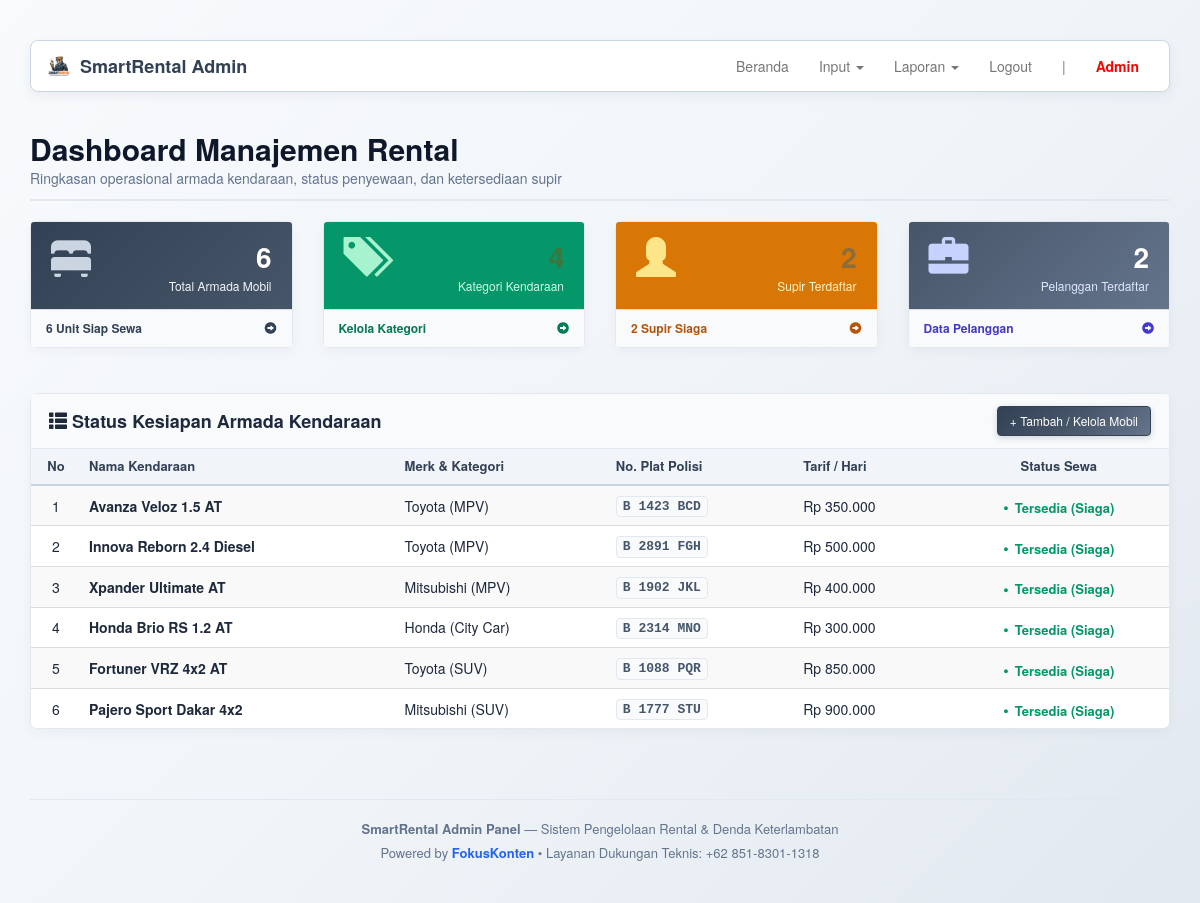
/SOURCE_CODE_APLIKASI/admin/index.php (signed in), run on the app's committed database.
### tables this page shows
CREATE TABLE `mobil` (
  `id_mobil` int(11) NOT NULL,
  `id_jenis` int(4) NOT NULL,
  `no_mobil` varchar(10) NOT NULL,
  `merk` varchar(20) NOT NULL,
  `nama_mobil` varchar(30) NOT NULL,
  `gambar` varchar(100) NOT NULL,
  `harga` int(7) NOT NULL,
  `status` enum('0','1') NOT NULL
);

CREATE TABLE `jenis` (
  `id_jenis` int(4) NOT NULL,
  `nama` varchar(30) NOT NULL
);

### SOURCE_CODE_APLIKASI/admin/page/home.php (the view, shortened to what this page needs)
<?php
$qMobil = $connection->query("SELECT COUNT(*) as total, SUM(CASE WHEN status='1' THEN 1 ELSE 0 END) as tersedia FROM mobil");
$rMobil = $qMobil->fetch_assoc();
$qJenis = $connection->query("SELECT COUNT(*) as total FROM jenis");
$rJenis = $qJenis->fetch_assoc();
$qSupir = $connection->query("SELECT COUNT(*) as total, SUM(CASE WHEN status='1' THEN 1 ELSE 0 END) as siaga FROM supir");
$rSupir = $qSupir->fetch_assoc();
$qPelanggan = $connection->query("SELECT COUNT(*) as total FROM pelanggan");
$rPelanggan = $qPelanggan->fetch_assoc();
?>
<div class="page-header" style="margin-top: 10px; border-bottom: 2px solid #e2e8f0;">
    <h2 style="font-weight: 700; color: #0f172a; margin-bottom: 5px;">Dashboard Manajemen Rental <small style="display: block; font-size: 14px; color: #64748b; margin-top: 6px;">Ringkasan operasional armada kendaraan, status penyewaan, dan ketersediaan supir</small></h2>
</div>
<div class="row" style="margin-bottom: 25px;">
    <div class="col-md-3 col-sm-6">
        <div class="panel panel-primary" style="box-shadow: 0 4px 6px -1px rgba(0,0,0,0.05); border-radius: 8px;">
            <div class="panel-heading" style="background: linear-gradient(135deg, #334155 0%, #475569 100%); border: none; padding: 15px 20px;">
                <div class="row">
                    <div class="col-xs-3">
                        <span class="glyphicon glyphicon-bed" style="font-size: 40px; color: #cbd5e1;"></span>
                    </div>
                    <div class="col-xs-9 text-right">
                        <div style="font-size: 28px; font-weight: bold;"><?= (int)$rMobil['total'] ?></div>
                        <div style="font-size: 12px; color: #f1f5f9;">Total Armada Mobil</div>
                    </div>
                </div>
            </div>
            <a href="?page=mobil" style="color: #334155; text-decoration: none;">
                <div class="panel-footer" style="background: #f8fafc; font-size: 12px; font-weight: 600;">
                    <span class="pull-left"><?= (int)$rMobil['tersedia'] ?> Unit Siap Sewa</span>
                    <span class="pull-right"><i class="glyphicon glyphicon-circle-arrow-right"></i></span>
                    <div class="clearfix"></div>
                </div>
            </a>
        </div>
    </div>
    <div class="col-md-3 col-sm-6">
        <div class="panel panel-success" style="box-shadow: 0 4px 6px -1px rgba(0,0,0,0.05); border-radius: 8px;">
            <div class="panel-heading" style="background: #059669; border: none; padding: 15px 20px;">
                <div class="row">
                    <div class="col-xs-3">
                        <span class="glyphicon glyphicon-tags" style="font-size: 40px; color: #a7f3d0;"></span>
                    </div>
                    <div class="col-xs-9 text-right">
                        <div style="font-size: 28px; font-weight: bold;"><?= (int)$rJenis['total'] ?></div>
                        <div style="font-size: 12px; color: #d1fae5;">Kategori Kendaraan</div>
                    </div>
                </div>
            </div>
            <a href="?page=jenis" style="color: #047857; text-decoration: none;">
                <div class="panel-footer" style="background: #f8fafc; font-size: 12px; font-weight: 600;">
                    <span class="pull-left">Kelola Kategori</span>
                    <span class="pull-right"><i class="glyphicon glyphicon-circle-arrow-right"></i></span>
                    <div class="clearfix"></div>
                </div>
            </a>
        </div>
    </div>
    <div class="col-md-3 col-sm-6">
        <div class="panel panel-warning" style="box-shadow: 0 4px 6px -1px rgba(0,0,0,0.05); border-radius: 8px;">
            <div class="panel-heading" style="background: #d97706; border: none; padding: 15px 20px;">
                <div class="row">
                    <div class="col-xs-3">
                        <span class="glyphicon glyphicon-user" style="font-size: 40px; color: #fde68a;"></span>
                    </div>
                    <div class="col-xs-9 text-right">
                        <div style="font-size: 28px; font-weight: bold;"><?= (int)$rSupir['total'] ?></div>
                        <div style="font-size: 12px; color: #fef3c7;">Supir Terdaftar</div>
                    </div>
                </div>
            </div>
            <a href="?page=supir" style="color: #b45309; text-decoration: none;">
                <div class="panel-footer" style="background: #f8fafc; font-size: 12px; font-weight: 600;">
                    <span class="pull-left"><?= (int)$rSupir['siaga'] ?> Supir Siaga</span>
                    <span class="pull-right"><i class="glyphicon glyphicon-circle-arrow-right"></i></span>
                    <div class="clearfix"></div>
                </div>
            </a>
        </div>
    </div>
    <div class="col-md-3 col-sm-6">
        <div class="panel panel-info" style="box-shadow: 0 4px 6px -1px rgba(0,0,0,0.05); border-radius: 8px;">
            <div class="panel-heading" style="background: #4f46e5; border: none; padding: 15px 20px;">
                <div class="row">
                    <div class="col-xs-3">
                        <span class="glyphicon glyphicon-briefcase" style="font-size: 40px; color: #c7d2fe;"></span>
                    </div>
                    <div class="col-xs-9 text-right">
                        <div style="font-size: 28px; font-weight: bold;"><?= (int)$rPelanggan['total'] ?></div>
                        <div style="font-size: 12px; color: #e0e7ff;">Pelanggan Terdaftar</div>
                    </div>
                </div>
            </div>
            <a href="?page=pelanggan" style="color: #4338ca; text-decoration: none;">
                <div class="panel-footer" style="background: #f8fafc; font-size: 12px; font-weight: 600;">
                    <span class="pull-left">Data Pelanggan</span>
                    <span class="pull-right"><i class="glyphicon glyphicon-circle-arrow-right"></i></span>
                    <div class="clearfix"></div>
                </div>
            </a>
        </div>
    </div>
</div>
<div class="panel panel-default" style="box-shadow: 0 4px 6px -1px rgba(0,0,0,0.05); border-radius: 8px;">
    <div class="panel-heading" style="background: #f8fafc; border-bottom: 1px solid #e2e8f0; padding: 12px 18px; display: flex; justify-content: space-between; align-items: center;">
        <h4 style="margin: 0; font-weight: bold; color: #1e293b;"><span class="glyphicon glyphicon-th-list"></span> Status Kesiapan Armada Kendaraan</h4>
        <a href="?page=mobil" class="btn btn-primary btn-xs" style="padding: 5px 12px;">+ Tambah / Kelola Mobil</a>
    </div>
    <div class="table-responsive">
        <table class="table table-hover table-striped" style="margin-bottom: 0;">
            <thead>
                <tr style="background: #f1f5f9; color: #475569; font-size: 13px;">
                    <th style="width: 50px;" class="text-center">No</th>
                    <th>Nama Kendaraan</th>
                    <th>Merk & Kategori</th>
                    <th>No. Plat Polisi</th>
                    <th>Tarif / Hari</th>
                    <th class="text-center">Status Sewa</th>
                </tr>
            </thead>
            <tbody>
                <?php
                $no = 1;
                $qList = $connection->query("SELECT m.*, j.nama as nama_jenis FROM mobil m JOIN jenis j USING(id_jenis) ORDER BY m.id_mobil ASC");
                while ($m = $qList->fetch_assoc()):
                ?>
                <tr>
                    <td class="text-center"><?= $no++ ?></td>
                    <td><strong><?= htmlspecialchars($m['nama_mobil']) ?></strong></td>
                    <td><?= htmlspecialchars($m['merk']) ?> (<?= htmlspecialchars($m['nama_jenis']) ?>)</td>
                    <td><span class="label label-default" style="font-family: monospace; font-size: 12px;"><?= htmlspecialchars($m['no_mobil']) ?></span></td>
                    <td>Rp <?= number_format($m['harga'], 0, ',', '.') ?></td>
                    <td class="text-center">
                        <?php if ($m['status'] == '1'): ?>
                            <span class="label label-success">Tersedia (Siaga)</span>
                        <?php else: ?>
                            <span class="label label-danger">Sedang Disewa</span>
                        <?php endif; ?>
                    </td>
                </tr>
                <?php endwhile; ?>
            </tbody>
        </table>
    </div>
</div>

### SOURCE_CODE_APLIKASI/admin/index.php (style rules this page uses)
body { margin-top: 40px; }
body { background: linear-gradient(135deg, #f8fafc 0%, #f1f5f9 50%, #e2e8f0 100%) !important; color: #1e293b !important; }
.label { display: inline-flex !important; align-items: center !important; gap: 6px !important; padding: 0 !important; background: transparent !important; border: none !important; box-shadow: none !important; border-radius: 0 !important; font-size: 13px !important; font-weight: 700 !important; white-space: nowrap !important; line-height: 1.2 !important; text-shadow: none !important; }
.label-success::before, .label-danger::before, .label-warning::before, .label-info::before, .label-primary::before { content: "●" !important; font-size: 9px !important; line-height: 1 !important; }
.label-success { color: #059669 !important; }
.label-success::before { color: #059669 !important; }
.label-default { color: #334155 !important; font-family: monospace !important; font-weight: 700 !important; background: #f1f5f9 !important; padding: 2px 6px !important; border-radius: 4px !important; border: 1px solid #cbd5e1 !important; }
.label-default { background: #f8fafc !important; color: #475569 !important; border: 1px solid #e2e8f0 !important; }
.label-default::before { color: #64748b !important; }
.btn { white-space: nowrap !important; border-radius: 4px !important; font-weight: 500 !important; transition: all 0.15s ease-in-out !important; }
.btn-primary, .btn-submit, button[type="submit"] { background: linear-gradient(135deg, #334155 0%, #475569 50%, #64748b 100%) !important; border-color: #334155 !important; color: #ffffff !important; box-shadow: 0 2px 6px rgba(51, 65, 85, 0.2) !important; }
.panel-primary > .panel-heading { background: linear-gradient(135deg, #334155 0%, #475569 100%) !important; border-color: #334155 !important; color: #ffffff !important; }
.panel-info > .panel-heading { background: linear-gradient(135deg, #475569 0%, #64748b 100%) !important; border-color: #475569 !important; color: #ffffff !important; }
.panel { border: 1px solid #e2e8f0 !important; box-shadow: 0 4px 12px rgba(15, 23, 42, 0.04) !important; border-radius: 8px !important; }
.table { background: #ffffff !important; border-radius: 6px !important; }
.table > thead > tr > th { background: #f1f5f9 !important; color: #334155 !important; font-weight: 600 !important; border-bottom: 2px solid #cbd5e1 !important; white-space: nowrap !important; }
.table > tbody > tr > td { vertical-align: middle !important; }

### data on the page
mobil: nama_mobil "Avanza Veloz 1.5 AT", merk "Toyota", id_jenis.nama "MPV", no_mobil "B 1423 BCD", harga "350.000", status "Tersedia (Siaga)"
mobil: nama_mobil "Innova Reborn 2.4 Diesel", merk "Toyota", id_jenis.nama "MPV", no_mobil "B 2891 FGH", harga "500.000", status "Tersedia (Siaga)"
mobil: nama_mobil "Xpander Ultimate AT", merk "Mitsubishi", id_jenis.nama "MPV", no_mobil "B 1902 JKL", harga "400.000", status "Tersedia (Siaga)"
mobil: nama_mobil "Honda Brio RS 1.2 AT", merk "Honda", id_jenis.nama "City Car", no_mobil "B 2314 MNO", harga "300.000", status "Tersedia (Siaga)"
mobil: nama_mobil "Fortuner VRZ 4x2 AT", merk "Toyota", id_jenis.nama "SUV", no_mobil "B 1088 PQR", harga "850.000", status "Tersedia (Siaga)"
mobil: nama_mobil "Pajero Sport Dakar 4x2", merk "Mitsubishi", id_jenis.nama "SUV", no_mobil "B 1777 STU", harga "900.000", status "Tersedia (Siaga)"

### other printed values
$_SESSION["admin"]["username"] "Admin"
$rMobil['total'] "6"
$rMobil['tersedia'] "6"
$rSupir['total'] "2"
$rSupir['siaga'] "2"
$rPelanggan['total'] "2"
